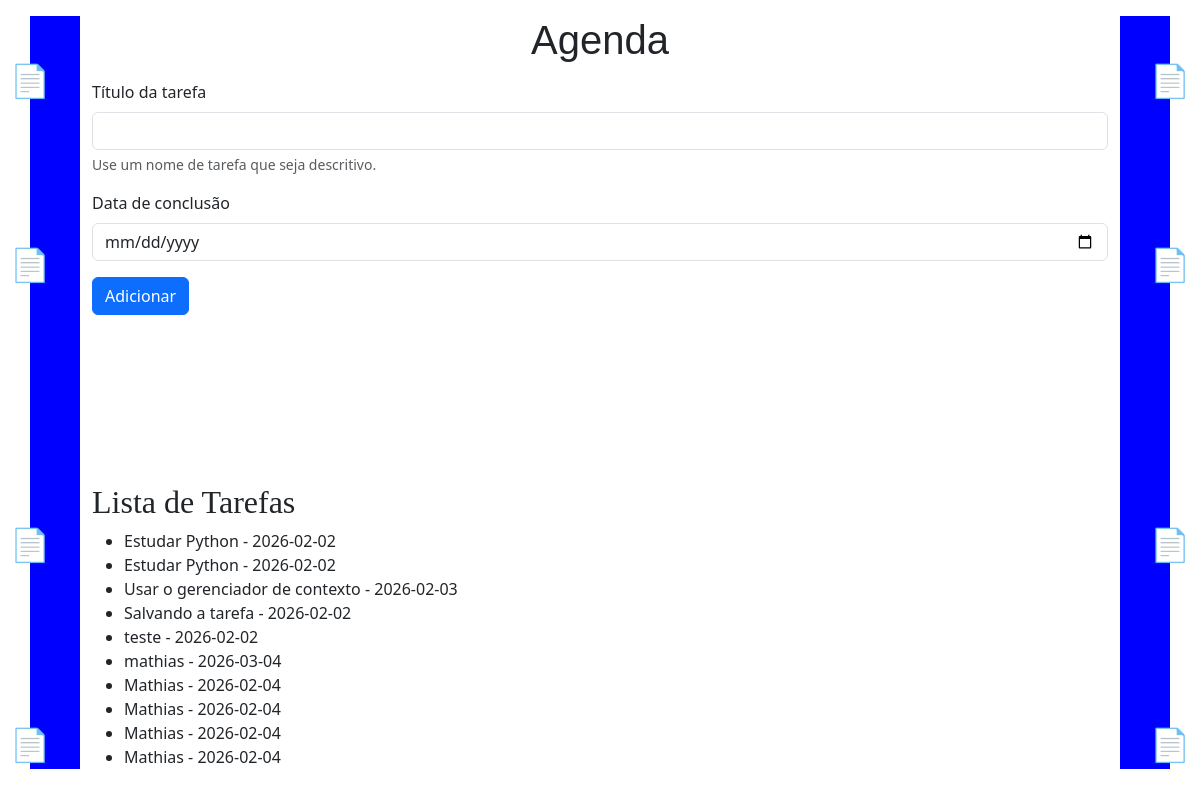
Page /agenda on the earlier database version.
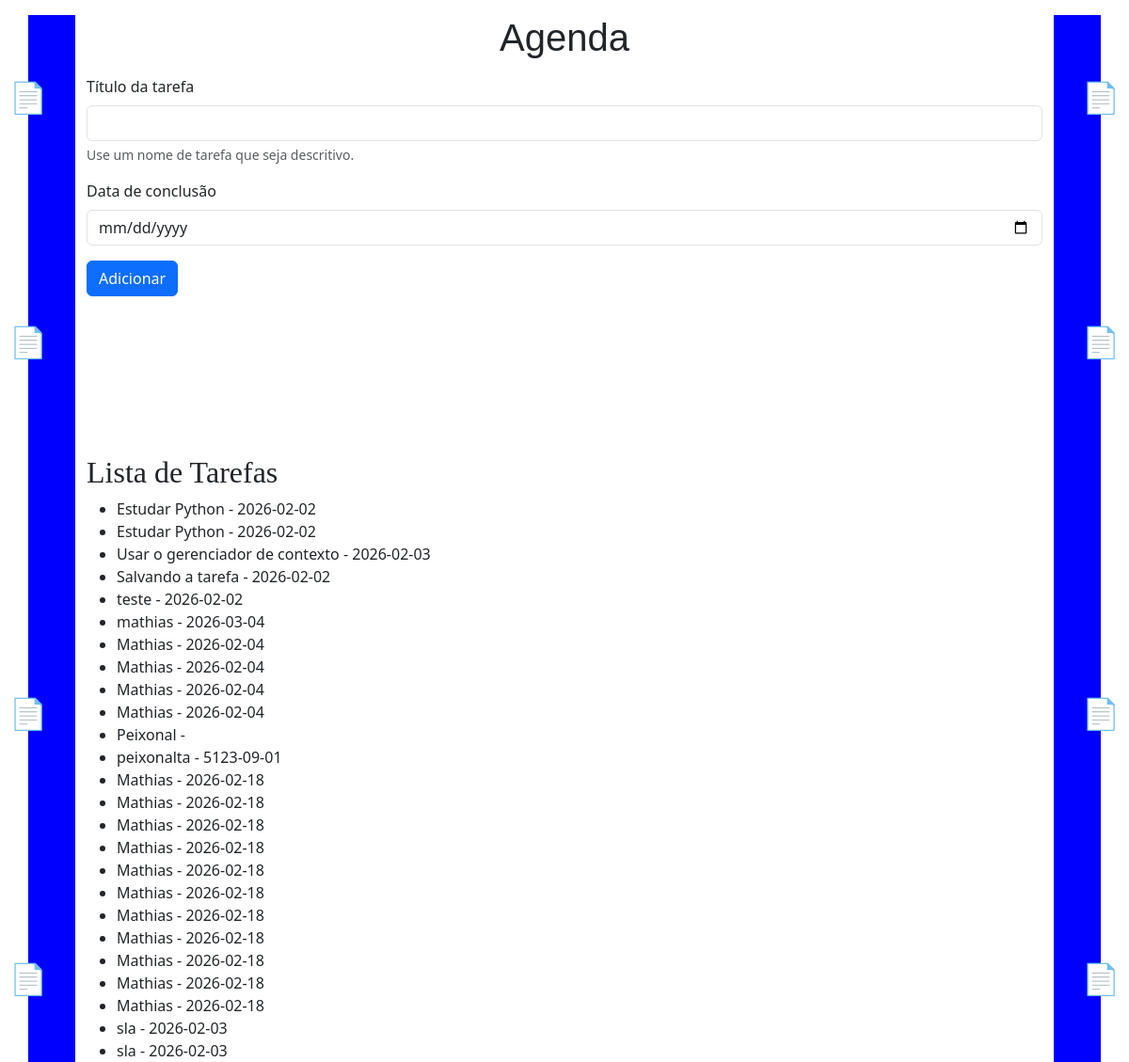
Same page on the later database version.
### tables this page shows
CREATE TABLE tarefas (
        id INTEGER PRIMARY KEY AUTOINCREMENT,
        titulo_tarefa TEXT NOT NULL,
        data_conclusao TEXT);

### app.py (the view)
@app.route('/agenda', methods=['GET', 'POST'])
def agenda():
    tarefas = None
    if request.method == 'POST':
        titulo_tarefa = request.form['titulo-tarefa']
        data_conclusao = request.form['data-conclusao']
        tarefa = Tarefa(titulo_tarefa, data_conclusao)
        tarefa.salvar_tarefa()
    tarefas = Tarefa.obter_tarefas()
    return render_template('agenda.html', titulo='Agenda', tarefas=tarefas)

### models/database.py (called while the page is built)
    def buscar_tudo(self, query: str, params: tuple = ()) -> list[Any]:
        self.cursor.execute(query, params)
        return self.cursor.fetchall()

    def close(self) -> None:
        self.connection.close()

    def __enter__(self):
        print('Entrando no contexto...')
        return self

    def __exit__(self, exc_type, exc_value, traceback):
        print('Saindo no contexto...')
        self.close()

### models/tarefa.py (called while the page is built)
    @staticmethod
    def obter_tarefas() -> list[Self]:
        with Database('./data/tarefas.sqlite3') as db:
            query: str = 'SELECT titulo_tarefa, data_conclusao FROM tarefas;'
            resultados: list[Any] = db.buscar_tudo(query)
            tarefas: list[Self] = [Tarefa(titulo, data) for titulo, data in resultados]
            return tarefas

### templates/agenda.html
{% extends "base.html" %}
{% block content %}
    <form class="mt-3" method="POST">
        <div class="mb-3">
            <label for="titulo-tarefa" class="form-label">Título da tarefa</label>
            <input type="text" class="form-control" name="titulo-tarefa" id="titulo-tarefa" aria-describedby="ajudaNomeTarefa" required>
            <div id="ajudaNomeTarefa" class="form-text">Use um nome de tarefa que seja descritivo.</div>
        </div>
        <div class="mb-3">
            <label for="data-conclusao" class="form-label">Data de conclusão</label>
            <input type="date" class="form-control" id="data-conclusao" name="data-conclusao" id="data-conclusao">
        </div>
        <button type="submit" class="btn btn-primary">Adicionar</button>
        <br>
        <br>
        <br>
        <br>
        <br>
        <br>
        <br>
        <br>
    </form>
        <div class="Notas esquerda" style="top: 7%;">📄</div>
        <div class="Notas esquerda" style="top: 30%;">📄</div>
        <div class="Notas esquerda" style="top: 65%;">📄</div>
        <div class="Notas esquerda" style="top: 90%;">📄</div>
        <div class="Notas direita" style="top: 7%;">📄</div>
        <div class="Notas direita" style="top: 30%;">📄</div>
        <div class="Notas direita" style="top: 65%;">📄</div>
        <div class="Notas direita" style="top: 90%;">📄</div>
    <h2>Lista de Tarefas</h2>
        {% if tarefas %}
            <ul>
                {% for tarefa in tarefas %}
                    <li>{{ tarefa.titulo_tarefa }} - {{ tarefa.data_conclusao }}</li>
                {% endfor %}
            </ul>
        {% else %}
            <p>Nenhuma tarefa cadastrada</p>
        {% endif %}
{% endblock %}

### templates/base.html (shortened to what this page needs)
<!DOCTYPE html>
<html lang="pt-br">
<head>
    <link rel="stylesheet" href="{{ url_for('static', filename='style.css') }}">
    <link href="https://cdn.jsdelivr.net/npm/bootstrap@5.3.8/dist/css/bootstrap.min.css" rel="stylesheet">
</head>
<body class="container">
    <h1 class="mt-3">{{ titulo }}</h1>
    {% block content %}{% endblock %}
</body>
</html>

### static/style.css (style rules this page uses)
html, body { height:40px; }
h1 { text-align: center; font-size: 2.5rem; font-family:Impact, Haettenschweiler, 'Arial Narrow Bold', sans-serif; }
h2 { font-family: cursive; color: darkblue; }
body { background-color: whitesmoke; text-align: center; border-left: 50px solid blue; border-right: 50px solid blue; height: auto; }
input { background-color: #d7d8fa; border-color:#c7c4de; }
button { background-color: #d7d8fa; border-color:#c7c4de; }
.Notas { position: fixed; font-size: 2rem; color: #9f2c3f; animation: piscar 1.5s infinite alternate; z-index: 1000; }
.Notas.esquerda { left: 10px; top: 20%; }
.Notas.direita { right: 10px; top: 40%; }

Differences in the rows shown:
added tarefas: titulo_tarefa "Peixonal"
added tarefas: titulo_tarefa "peixonalta", data_conclusao "5123-09-01"
added tarefas: titulo_tarefa "Mathias", data_conclusao "2026-02-18"
added tarefas: titulo_tarefa "Mathias", data_conclusao "2026-02-18"
added tarefas: titulo_tarefa "Mathias", data_conclusao "2026-02-18"
added tarefas: titulo_tarefa "Mathias", data_conclusao "2026-02-18"
added tarefas: titulo_tarefa "Mathias", data_conclusao "2026-02-18"
added tarefas: titulo_tarefa "Mathias", data_conclusao "2026-02-18"
added tarefas: titulo_tarefa "Mathias", data_conclusao "2026-02-18"
added tarefas: titulo_tarefa "Mathias", data_conclusao "2026-02-18"
added tarefas: titulo_tarefa "Mathias", data_conclusao "2026-02-18"
added tarefas: titulo_tarefa "Mathias", data_conclusao "2026-02-18"
added tarefas: titulo_tarefa "Mathias", data_conclusao "2026-02-18"
added tarefas: titulo_tarefa "sla", data_conclusao "2026-02-03"
added tarefas: titulo_tarefa "sla", data_conclusao "2026-02-03"
